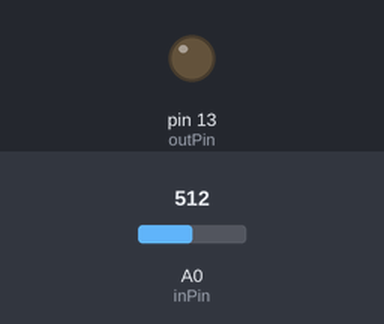
The sketch below on a simulated Arduino Uno, built with avr-gcc and run on an emulated ATmega328P. On the bench: output pins drawn as LEDs (lit = HIGH). The test bench sets the inputs (shaded band); at power-on: A0 (inPin) = 512. What the sketch prints to the serial monitor is not drawn.

Above: at 0.17 s.
At 5.5 s:
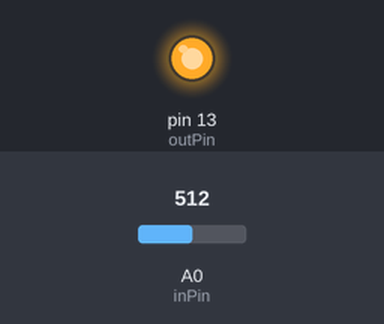
Timing chart, 0 to 13.9 s (numbered marks = the images above):
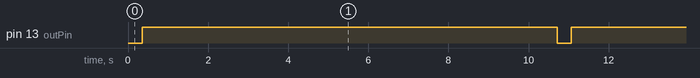

Measured:
- by itself, pin 13 (outPin): alternates HIGH for 10.4 s and LOW for 0.35 s

The sketch:

ard.ino
```cpp
int outPin = 13;      // sets amplifier input
int inPin = A0;       // Read amplifier output (analog)
float inVoltage = 0;  // True input voltage
float outVoltage = 0; // True output voltage

void setup()
{
  Serial.begin(38400);        // Connect to serial 9600
  pinMode(outPin, OUTPUT);   // Set outPin to write
  pinMode(inPin, INPUT);     // Set inPin to read
}

void loop()
{
  for(int inValue=0;inValue<=255;inValue++)  // loop through all values 0-255
  {
    analogWrite(outPin,inValue);  // set amplifier input to inValue
    inVoltage=inValue*5.0/255;    // Convert to true voltage
    Serial.print(inVoltage);      // print true voltage of amplifier IN
    delay(1);                   // Give it .1 s to stabilize

    outVoltage = 5.0/1023*analogRead(inPin);   // Get amplifier OUT
    Serial.print('\t');
    Serial.println(outVoltage);
  }
  delay(10000);                    // Wait 10s between readings
}
```
